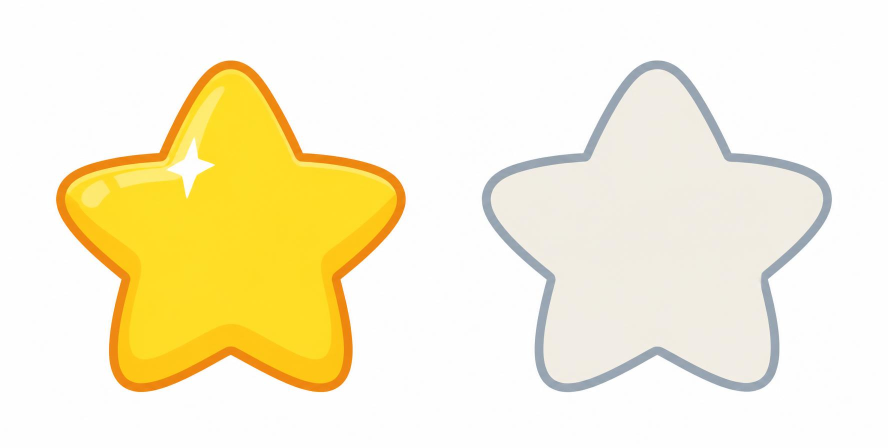
#> input picture tools/art/source/ui/stars.jpg, 1776 x 896 px, found by its file name (shown at 1/2 size)
$ python -i ui_kit.py   (imports and definitions only)
#> lines starting #> are read from the running program, lines starting #| are printed output that depends on the picture; after the words box and inside, x2 and y2 are one past the last pixel; in counts of white or black regions, pixels touching at a corner belong together
"""Build the generated UI kit: glossy buttons (+ white glyphs), stars, panels, covers."""
import io, re, sys, colorsys
import numpy as np, cairosvg
from PIL import Image, ImageFilter
from scipy import ndimage
sys.path.insert(0, '.')
OUT = 'out'  # run from tools/art/source/ui, then copy out/*.webp to public/assets/img
# [1 line not run here, left out]
# [1 line that did not run here, left out]
# [1 line that did not run here, left out]

def pieces(path, thr=26, minarea=4000):
    im = Image.open(path).convert('RGB'); a = np.asarray(im).astype(np.float32)
    bg = np.median(np.concatenate([a[:6].reshape(-1,3), a[-6:].reshape(-1,3)]), axis=0)
    d = np.sqrt(((a - bg) ** 2).sum(-1))
    sat = a.max(-1) - a.min(-1)
    greyish = (sat < 20) & (a.mean(-1) > 140)
    # Grey drop shadows reachable from the white page are background, not object.
    lab0, _ = ndimage.label(greyish | (d < thr))
    edge_ids = np.unique(np.concatenate([lab0[0], lab0[-1], lab0[:, 0], lab0[:, -1]]))
    outside = np.isin(lab0, edge_ids[edge_ids > 0])
    solid = ndimage.binary_fill_holes(ndimage.binary_opening(~outside, iterations=2))
    lab, _ = ndimage.label(solid)
    res = []
    for i, sl in enumerate(ndimage.find_objects(lab), 1):
        m = lab == i
        if m.sum() < minarea: continue
        core = ndimage.binary_erosion(m, iterations=2)
        alpha = np.clip((d - 6) / 34, 0, 1)
        alpha[core] = 1
        near = ndimage.binary_dilation(m, iterations=14)
        alpha[~near] = 0
        al = alpha[..., None]
        f = np.where(al > 0.02, (a - (1 - al) * bg) / np.maximum(al, 0.02), 0)
        # Outside the solid silhouette: a true dark drop shadow, not a grey halo.
        shadow = near & ~ndimage.binary_dilation(m, iterations=1)
        darkness = np.clip((bg.mean() - a.mean(-1)) / 120, 0, 0.45)
        alpha[shadow] = darkness[shadow]
        f[shadow] = (30, 40, 50)
        rgba = np.dstack([np.clip(f, 0, 255), alpha * 255]).astype(np.uint8)
        y0, y1, x0, x1 = sl[0].start, sl[0].stop, sl[1].start, sl[1].stop
        p = 14
        crop = Image.fromarray(rgba, 'RGBA').crop((x0 - p, y0 - p, x1 + p, y1 + p))
        res.append(dict(img=crop, box=(x0, y0, x1, y1), pad=p))
    return res

def order(ps):  # rows top->bottom then left->right
    return sorted(ps, key=lambda q: (round(q['box'][1] / 200), q['box'][0]))

def hue_shift(img, dh):
    a = np.asarray(img).astype(np.float32) / 255
    rgb = a[..., :3]; out = np.empty_like(rgb)
    import matplotlib.colors as mc
    hsv = mc.rgb_to_hsv(rgb); hsv[..., 0] = (hsv[..., 0] + dh) % 1; out = mc.hsv_to_rgb(hsv)
    return Image.fromarray(np.dstack([out, a[..., 3:]]).__mul__(255).astype(np.uint8), 'RGBA')

def glyph_png(svg_inner, size, face_hex):
    svg = (f'<svg xmlns="http://www.w3.org/2000/svg" width="{size}" height="{size}" viewBox="-50 -50 100 100">'
           f'<g color="{face_hex}">{svg_inner}</g></svg>')
    return Image.open(io.BytesIO(cairosvg.svg2png(bytestring=svg.encode()))).convert('RGBA')

def compose_button(base, glyph, out_size):
    w, h = base.size; p = 14; bw = w - 2 * p
    side = max(w, h)
    canvas = Image.new('RGBA', (side, side), (0, 0, 0, 0))
    ox, oy = (side - w) // 2, (side - h) // 2
    canvas.alpha_composite(base, (ox, oy))
    face_r = bw * 0.455; cx = ox + w / 2; cy = oy + p + bw * 0.475
    px = canvas.getpixel((int(cx), int(cy + face_r * 0.3)))
    face_hex = '#%02x%02x%02x' % px[:3]
    if glyph:
        gs = int(face_r * 2)
        g = glyph_png(glyph, gs, face_hex)
        # darker under-glyph for depth / contrast on light faces
        dark = tuple(int(c * 0.55) for c in px[:3])
        sh = Image.new('RGBA', g.size, dark + (0,)); sh.putalpha(g.getchannel('A').point(lambda v: int(v * 0.55)))
        sh = sh.filter(ImageFilter.GaussianBlur(gs * 0.012))
        gx, gy = int(cx - gs / 2), int(cy - gs / 2)
        canvas.alpha_composite(sh, (gx, gy + int(gs * 0.035)))
        canvas.alpha_composite(g, (gx, gy))
    return canvas.resize((out_size, out_size), Image.LANCZOS)

def webp(img, name, q=90):
    img.save(f'{OUT}/{name}.webp', 'WEBP', quality=q, method=6)

# ---- buttons ----
# [1 line that did not run here, left out]
names = ['coral', 'gold', 'green', 'teal', 'purple', 'navy']
#> names = ['coral', 'gold', 'green', 'teal', 'purple', 'navy']
# [1 line that did not run here, left out]
# [1 line that did not run here, left out]
# [2 lines not run here, left out]
arrow = '<path d="M0,-26 V18 M-21,0 L0,22 L21,0" fill="none" stroke="#fff" stroke-width="10" stroke-linecap="round" stroke-linejoin="round"/>'
eq = '<path d="M-23,-11 H23 M-23,11 H23" stroke="#fff" stroke-width="10" stroke-linecap="round"/>'
# [4 lines not run here, left out]

# ---- stars ----
st = order(pieces('stars.jpg'))
#> call 2 of pieces, with path = 'stars.jpg', thr = 26, minarea = 4000
#> in pieces, im is the input picture: PIL image 1776x896 RGB; mean R, G, B 249, 240.7, 209.7
#> in pieces (call 2), `bg = np.median(np.concatenate([a[:6].reshape(-1,3), a[-6:].reshape(-1,..`: bg = [254, 254, 254]
#> in pieces (call 2), `greyish = (sat < 20) & (a.mean(-1) > 140)`: greyish: shape (896, 1776) bool; 80.3% white; 150 black regions (146 under 20 px), largest, box (x1, y1, x2, y2) and area: (111, 120, 813, 785) 282815, (966, 123, 1663, 783) 29523, (1488, 756, 1508, 763) 51, (1089, 528, 1099, 532) 28
#> in pieces (call 2), `lab0, _ = ndimage.label(greyish | (d < thr))`:
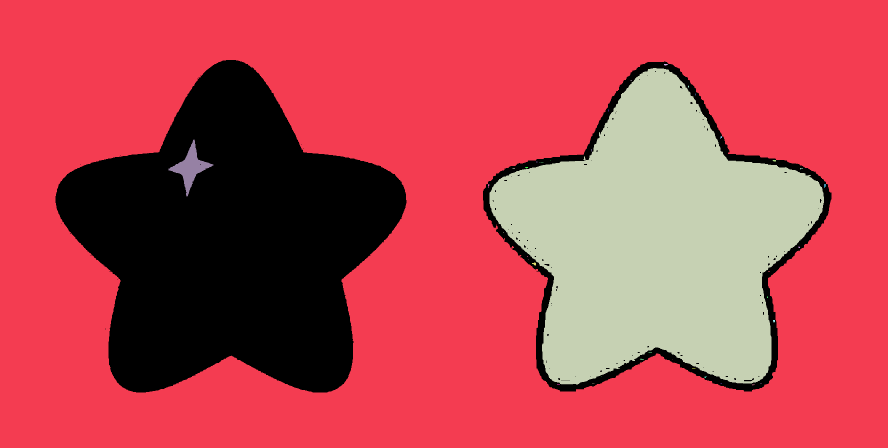
#> lab0: shape (896, 1776) int32 (shown at 1/2 size); 42 distinct labels, from 0 to 41; one colour per label, 0 black
#> in pieces (call 2), `edge_ids = np.unique(np.concatenate([lab0[0], lab0[-1], lab0[:, 0], la..`: edge_ids = [1]
#> in pieces (call 2), `outside = np.isin(lab0, edge_ids[edge_ids > 0])`: outside: shape (896, 1776) bool; 64.5% white; 14 black regions (12 under 20 px), largest, box (x1, y1, x2, y2) and area: (111, 120, 813, 785) 285045, (966, 123, 1663, 783) 280103
#> in pieces (call 2), `solid = ndimage.binary_fill_holes(ndimage.binary_opening(~outside, ite..`: solid: shape (896, 1776) bool; 35.5% white; 2 white regions, box (x1, y1, x2, y2) and area: (111, 120, 813, 785) 284936, (966, 123, 1663, 783) 279900
#> in pieces (call 2), `lab, _ = ndimage.label(solid)`:
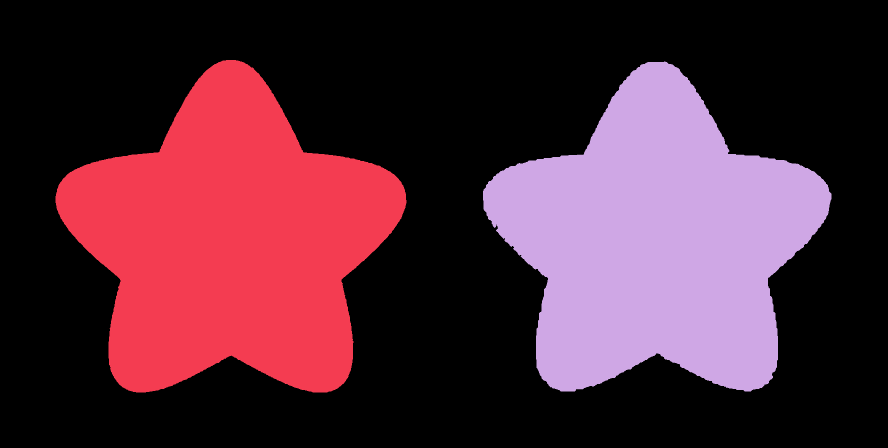
#> lab: shape (896, 1776) int32 (shown at 1/2 size); 3 distinct labels, from 0 to 2; one colour per label, 0 black
#> the loop in pieces (call 2), `for i, sl in enumerate(ndimage.find_objects(lab), 1):` made 2 passes
#> (i, y0, y1, x0, x1, p) on passes 1 to 2: (1, 120, 785, 111, 813, 14), (2, 123, 783, 966, 1663, 14)
#> after the loop in pieces (call 2), `for i, sl in enumerate(ndimage.find_objects(lab), 1):`: m: shape (896, 1776) bool; 17.6% white; 1 white region, box (x1, y1, x2, y2) and area: (966, 123, 1663, 783) 279900
#> after the loop in pieces (call 2), `for i, sl in enumerate(ndimage.find_objects(lab), 1):`: res = 2 items
#> st = 2 items
# [4 lines not run here, left out]

# ---- panels ----
pa = order(pieces('panels.jpg'))
#> call 3 of pieces, with path = 'panels.jpg', thr = 26, minarea = 4000
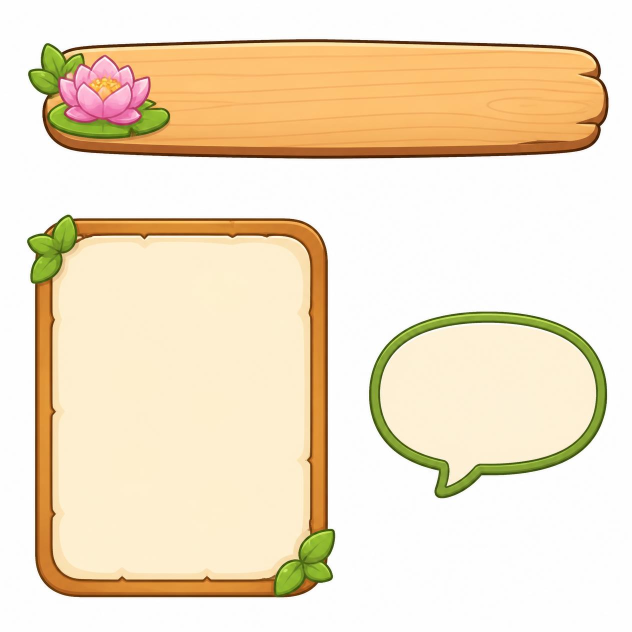
#> input picture tools/art/source/ui/panels.jpg, 1264 x 1264 px, found by its file name (shown at 1/2 size)
#> in pieces, im is the input picture: PIL image 1264x1264 RGB; mean R, G, B 241.7, 225.8, 199.7
#> in pieces (call 3), `greyish = (sat < 20) & (a.mean(-1) > 140)`: greyish: shape (1264, 1264) bool; 48.1% white; 34 white regions (24 under 20 px), largest, box (x1, y1, x2, y2) and area: (0, 0, 1264, 1264) 766964, (889, 646, 1078, 660) 579, (839, 656, 888, 672) 159
#> in pieces (call 3), `lab0, _ = ndimage.label(greyish | (d < thr))`: lab0: shape (1264, 1264) int32; 106 distinct labels, from 0 to 105
#> in pieces (call 3), `outside = np.isin(lab0, edge_ids[edge_ids > 0])`: outside: shape (1264, 1264) bool; 48.1% white; 1 white region, box (x1, y1, x2, y2) and area: (0, 0, 1264, 1264) 768843
#> in pieces (call 3), `solid = ndimage.binary_fill_holes(ndimage.binary_opening(~outside, ite..`: solid: shape (1264, 1264) bool; 51.9% white; 1 black region, box (x1, y1, x2, y2) and area: (0, 0, 1264, 1264) 768953
#> in pieces (call 3), `lab, _ = ndimage.label(solid)`:
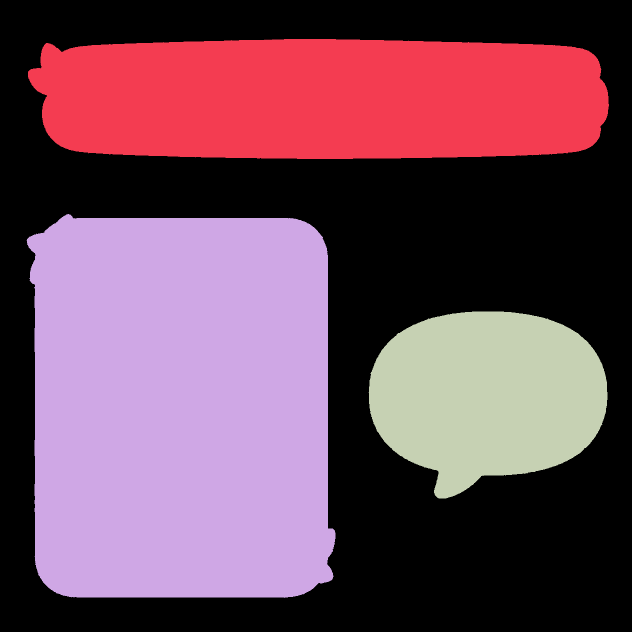
#> lab: shape (1264, 1264) int32 (shown at 1/2 size); 4 distinct labels, from 0 to 3; one colour per label, 0 black
#> the loop in pieces (call 3), `for i, sl in enumerate(ndimage.find_objects(lab), 1):` made 3 passes
#> (y0, y1, x0, x1) on passes 1 to 3: (78, 318, 56, 1218), (428, 1196, 53, 671), (623, 997, 737, 1215)
#> pass 1, in pieces (call 3), `near = ndimage.binary_dilation(m, iterations=14)`:
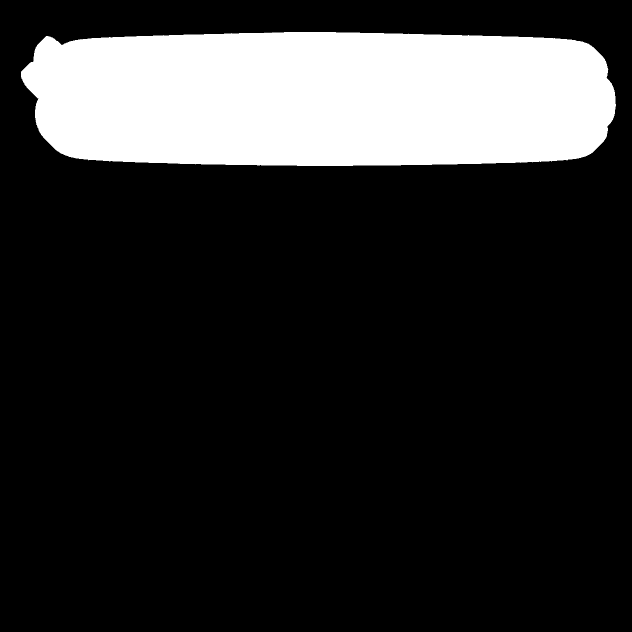
#> near: shape (1264, 1264) bool (shown at 1/2 size); 18.2% white; 1 white region, box (x1, y1, x2, y2) and area: (42, 64, 1232, 332) 290496
#> after the loop in pieces (call 3), `for i, sl in enumerate(ndimage.find_objects(lab), 1):`: m: shape (1264, 1264) bool; 8.3% white; 1 white region, box (x1, y1, x2, y2) and area: (737, 623, 1215, 997) 132777
#> after the loop in pieces (call 3), `for i, sl in enumerate(ndimage.find_objects(lab), 1):`:
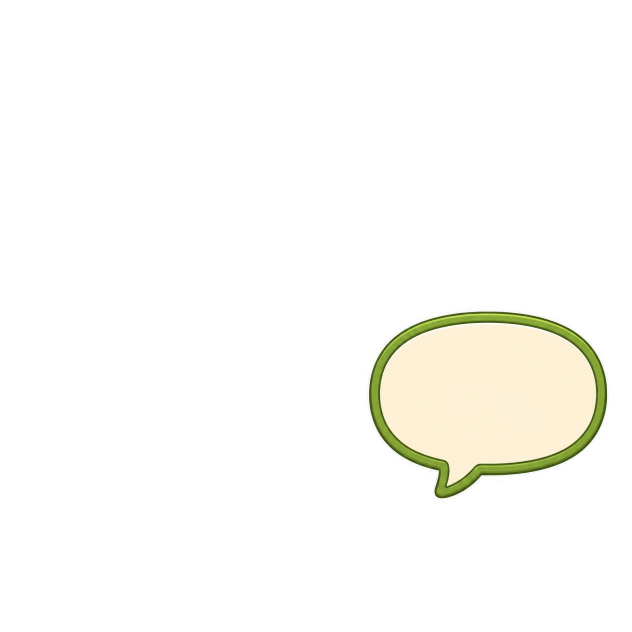
#> rgba: shape (1264, 1264, 4) (shown at 1/2 size); mean R, G, B, A 19, 18.8, 15.4, 21.3; transparent parts drawn white
#> after the loop in pieces (call 3), `for i, sl in enumerate(ndimage.find_objects(lab), 1):`: res = 3 items
#> pa = 3 items
# [6 lines not run here, left out]

>>> result = pieces('source/ui/stars.jpg')
#> the loop in pieces (call 4), `for i, sl in enumerate(ndimage.find_objects(lab), 1):` made 2 passes
#> pass 1, in pieces (call 4), `darkness = np.clip((bg.mean() - a.mean(-1)) / 120, 0, 0.45)`:
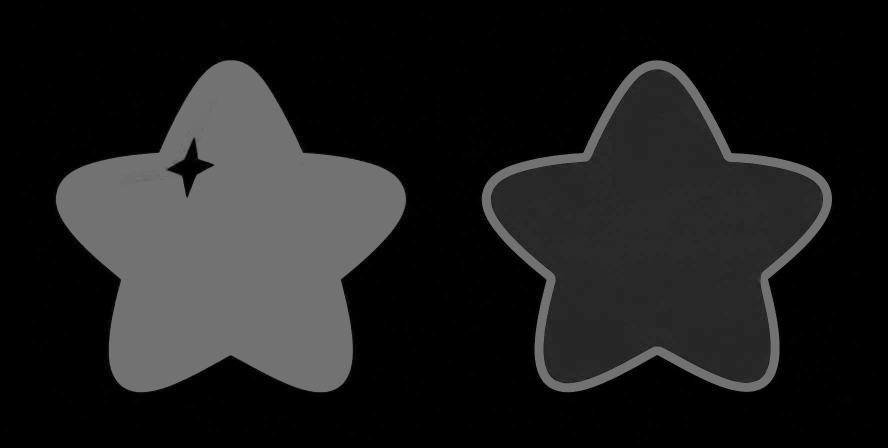
#> darkness: shape (896, 1776) float32 (shown at 1/2 size); min 0, max 0.45, mean 0.116
#> after the loop in pieces (call 4), `for i, sl in enumerate(ndimage.find_objects(lab), 1):`: res = 2 items
#> result = 2 items
